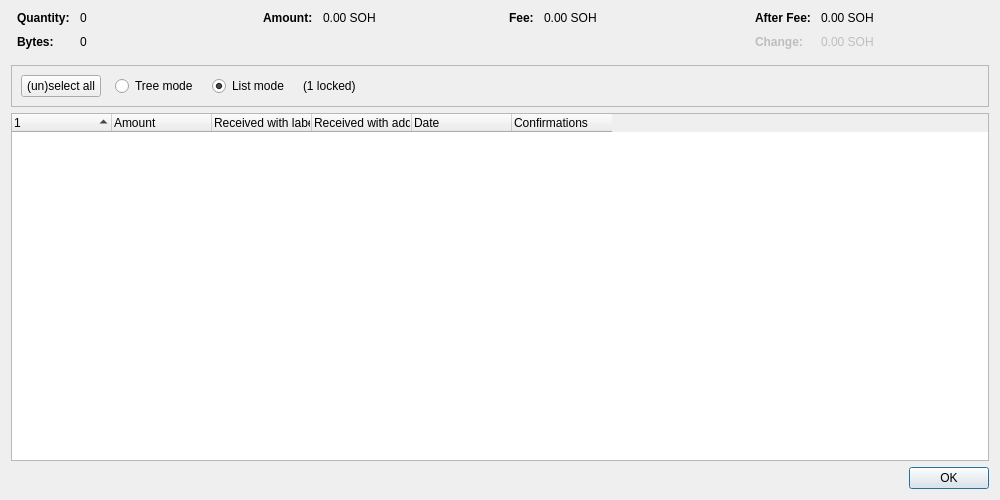
<?xml version="1.0" encoding="UTF-8"?>
<ui version="4.0">
 <class>CoinControlDialog</class>
 <widget class="QDialog" name="CoinControlDialog">
  <property name="geometry">
   <rect>
    <x>0</x>
    <y>0</y>
    <width>1000</width>
    <height>500</height>
   </rect>
  </property>
  <property name="windowTitle">
   <string>Coin Selection</string>
  </property>
  <layout class="QVBoxLayout" name="verticalLayout">
   <item>
    <layout class="QHBoxLayout" name="horizontalLayoutTop" stretch="0,0,0,0">
     <property name="topMargin">
      <number>0</number>
     </property>
     <property name="bottomMargin">
      <number>10</number>
     </property>
     <item>
      <layout class="QFormLayout" name="formLayoutCoinControl1">
       <property name="labelAlignment">
        <set>Qt::AlignLeft|Qt::AlignVCenter</set>
       </property>
       <property name="horizontalSpacing">
        <number>10</number>
       </property>
       <property name="verticalSpacing">
        <number>10</number>
       </property>
       <property name="leftMargin">
        <number>6</number>
       </property>
       <property name="rightMargin">
        <number>6</number>
       </property>
       <item row="0" column="0">
        <widget class="QLabel" name="labelCoinControlQuantityText">
         <property name="font">
          <font>
           <weight>75</weight>
           <bold>true</bold>
          </font>
         </property>
         <property name="text">
          <string>Quantity:</string>
         </property>
        </widget>
       </item>
       <item row="0" column="1">
        <widget class="QLabel" name="labelCoinControlQuantity">
         <property name="cursor">
          <cursorShape>IBeamCursor</cursorShape>
         </property>
         <property name="contextMenuPolicy">
          <enum>Qt::ActionsContextMenu</enum>
         </property>
         <property name="text">
          <string notr="true">0</string>
         </property>
         <property name="textInteractionFlags">
          <set>Qt::LinksAccessibleByMouse|Qt::TextSelectableByKeyboard|Qt::TextSelectableByMouse</set>
         </property>
        </widget>
       </item>
       <item row="1" column="0">
        <widget class="QLabel" name="labelCoinControlBytesText">
         <property name="font">
          <font>
           <weight>75</weight>
           <bold>true</bold>
          </font>
         </property>
         <property name="text">
          <string>Bytes:</string>
         </property>
        </widget>
       </item>
       <item row="1" column="1">
        <widget class="QLabel" name="labelCoinControlBytes">
         <property name="cursor">
          <cursorShape>IBeamCursor</cursorShape>
         </property>
         <property name="contextMenuPolicy">
          <enum>Qt::ActionsContextMenu</enum>
         </property>
         <property name="text">
          <string notr="true">0</string>
         </property>
         <property name="textInteractionFlags">
          <set>Qt::LinksAccessibleByMouse|Qt::TextSelectableByKeyboard|Qt::TextSelectableByMouse</set>
         </property>
        </widget>
       </item>
      </layout>
     </item>
     <item>
      <layout class="QFormLayout" name="formLayoutCoinControl2">
       <property name="horizontalSpacing">
        <number>10</number>
       </property>
       <property name="verticalSpacing">
        <number>10</number>
       </property>
       <property name="leftMargin">
        <number>6</number>
       </property>
       <property name="rightMargin">
        <number>6</number>
       </property>
       <item row="0" column="0">
        <widget class="QLabel" name="labelCoinControlAmountText">
         <property name="font">
          <font>
           <weight>75</weight>
           <bold>true</bold>
          </font>
         </property>
         <property name="text">
          <string>Amount:</string>
         </property>
        </widget>
       </item>
       <item row="0" column="1">
        <widget class="QLabel" name="labelCoinControlAmount">
         <property name="cursor">
          <cursorShape>IBeamCursor</cursorShape>
         </property>
         <property name="contextMenuPolicy">
          <enum>Qt::ActionsContextMenu</enum>
         </property>
         <property name="text">
          <string notr="true">0.00 SOH</string>
         </property>
         <property name="textInteractionFlags">
          <set>Qt::LinksAccessibleByMouse|Qt::TextSelectableByKeyboard|Qt::TextSelectableByMouse</set>
         </property>
        </widget>
       </item>
      </layout>
     </item>
     <item>
      <layout class="QFormLayout" name="formLayoutCoinControl3">
       <property name="horizontalSpacing">
        <number>10</number>
       </property>
       <property name="verticalSpacing">
        <number>10</number>
       </property>
       <property name="leftMargin">
        <number>6</number>
       </property>
       <property name="rightMargin">
        <number>6</number>
       </property>
       <item row="0" column="0">
        <widget class="QLabel" name="labelCoinControlFeeText">
         <property name="font">
          <font>
           <weight>75</weight>
           <bold>true</bold>
          </font>
         </property>
         <property name="text">
          <string>Fee:</string>
         </property>
        </widget>
       </item>
       <item row="0" column="1">
        <widget class="QLabel" name="labelCoinControlFee">
         <property name="cursor">
          <cursorShape>IBeamCursor</cursorShape>
         </property>
         <property name="contextMenuPolicy">
          <enum>Qt::ActionsContextMenu</enum>
         </property>
         <property name="text">
          <string notr="true">0.00 SOH</string>
         </property>
         <property name="textInteractionFlags">
          <set>Qt::LinksAccessibleByMouse|Qt::TextSelectableByKeyboard|Qt::TextSelectableByMouse</set>
         </property>
        </widget>
       </item>
      </layout>
     </item>
     <item>
      <layout class="QFormLayout" name="formLayoutCoinControl4">
       <property name="labelAlignment">
        <set>Qt::AlignLeft|Qt::AlignVCenter</set>
       </property>
       <property name="horizontalSpacing">
        <number>10</number>
       </property>
       <property name="verticalSpacing">
        <number>10</number>
       </property>
       <property name="leftMargin">
        <number>6</number>
       </property>
       <property name="rightMargin">
        <number>6</number>
       </property>
       <item row="0" column="0">
        <widget class="QLabel" name="labelCoinControlAfterFeeText">
         <property name="font">
          <font>
           <weight>75</weight>
           <bold>true</bold>
          </font>
         </property>
         <property name="text">
          <string>After Fee:</string>
         </property>
        </widget>
       </item>
       <item row="0" column="1">
        <widget class="QLabel" name="labelCoinControlAfterFee">
         <property name="cursor">
          <cursorShape>IBeamCursor</cursorShape>
         </property>
         <property name="contextMenuPolicy">
          <enum>Qt::ActionsContextMenu</enum>
         </property>
         <property name="text">
          <string notr="true">0.00 SOH</string>
         </property>
         <property name="textInteractionFlags">
          <set>Qt::LinksAccessibleByMouse|Qt::TextSelectableByKeyboard|Qt::TextSelectableByMouse</set>
         </property>
        </widget>
       </item>
       <item row="1" column="0">
        <widget class="QLabel" name="labelCoinControlChangeText">
         <property name="enabled">
          <bool>false</bool>
         </property>
         <property name="font">
          <font>
           <weight>75</weight>
           <bold>true</bold>
          </font>
         </property>
         <property name="text">
          <string>Change:</string>
         </property>
        </widget>
       </item>
       <item row="1" column="1">
        <widget class="QLabel" name="labelCoinControlChange">
         <property name="enabled">
          <bool>false</bool>
         </property>
         <property name="cursor">
          <cursorShape>IBeamCursor</cursorShape>
         </property>
         <property name="contextMenuPolicy">
          <enum>Qt::ActionsContextMenu</enum>
         </property>
         <property name="text">
          <string notr="true">0.00 SOH</string>
         </property>
         <property name="textInteractionFlags">
          <set>Qt::LinksAccessibleByMouse|Qt::TextSelectableByKeyboard|Qt::TextSelectableByMouse</set>
         </property>
        </widget>
       </item>
      </layout>
     </item>
    </layout>
   </item>
   <item>
    <widget class="QFrame" name="frame">
     <property name="minimumSize">
      <size>
       <width>0</width>
       <height>40</height>
      </size>
     </property>
     <property name="frameShape">
      <enum>QFrame::StyledPanel</enum>
     </property>
     <property name="frameShadow">
      <enum>QFrame::Sunken</enum>
     </property>
     <layout class="QHBoxLayout" name="horizontalLayout">
      <item>
       <layout class="QHBoxLayout" name="horizontalLayoutPanel" stretch="0,0,0,0,0">
        <property name="spacing">
         <number>14</number>
        </property>
        <item>
         <widget class="QPushButton" name="pushButtonSelectAll">
          <property name="sizePolicy">
           <sizepolicy hsizetype="Maximum" vsizetype="Fixed">
            <horstretch>0</horstretch>
            <verstretch>0</verstretch>
           </sizepolicy>
          </property>
          <property name="text">
           <string>(un)select all</string>
          </property>
          <property name="autoDefault">
           <bool>false</bool>
          </property>
         </widget>
        </item>
        <item>
         <widget class="QRadioButton" name="radioTreeMode">
          <property name="sizePolicy">
           <sizepolicy hsizetype="Maximum" vsizetype="Fixed">
            <horstretch>0</horstretch>
            <verstretch>0</verstretch>
           </sizepolicy>
          </property>
          <property name="text">
           <string>Tree mode</string>
          </property>
         </widget>
        </item>
        <item>
         <widget class="QRadioButton" name="radioListMode">
          <property name="sizePolicy">
           <sizepolicy hsizetype="Maximum" vsizetype="Fixed">
            <horstretch>0</horstretch>
            <verstretch>0</verstretch>
           </sizepolicy>
          </property>
          <property name="text">
           <string>List mode</string>
          </property>
          <property name="checked">
           <bool>true</bool>
          </property>
         </widget>
        </item>
        <item>
         <widget class="QLabel" name="labelLocked">
          <property name="text">
           <string notr="true">(1 locked)</string>
          </property>
         </widget>
        </item>
        <item>
         <spacer name="horizontalSpacer">
          <property name="orientation">
           <enum>Qt::Horizontal</enum>
          </property>
          <property name="sizeHint" stdset="0">
           <size>
            <width>40</width>
            <height>20</height>
           </size>
          </property>
         </spacer>
        </item>
       </layout>
      </item>
     </layout>
    </widget>
   </item>
   <item>
    <widget class="CoinControlTreeWidget" name="treeWidget">
     <property name="contextMenuPolicy">
      <enum>Qt::CustomContextMenu</enum>
     </property>
     <property name="sortingEnabled">
      <bool>false</bool>
     </property>
     <property name="columnCount">
      <number>6</number>
     </property>
     <attribute name="headerShowSortIndicator" stdset="0">
      <bool>true</bool>
     </attribute>
     <attribute name="headerStretchLastSection">
      <bool>false</bool>
     </attribute>
     <column>
      <property name="text">
       <string/>
      </property>
     </column>
     <column>
      <property name="text">
       <string>Amount</string>
      </property>
     </column>
     <column>
      <property name="text">
       <string>Received with label</string>
      </property>
     </column>
     <column>
      <property name="text">
       <string>Received with address</string>
      </property>
     </column>
     <column>
      <property name="text">
       <string>Date</string>
      </property>
     </column>
     <column>
      <property name="text">
       <string>Confirmations</string>
      </property>
      <property name="toolTip">
       <string>Confirmed</string>
      </property>
     </column>
     <column>
      <property name="text">
       <string/>
      </property>
     </column>
     <column>
      <property name="text">
       <string/>
      </property>
     </column>
     <column>
      <property name="text">
       <string/>
      </property>
     </column>
     <column>
      <property name="text">
       <string/>
      </property>
     </column>
    </widget>
   </item>
   <item>
    <widget class="QDialogButtonBox" name="buttonBox">
     <property name="orientation">
      <enum>Qt::Horizontal</enum>
     </property>
     <property name="standardButtons">
      <set>QDialogButtonBox::Ok</set>
     </property>
    </widget>
   </item>
  </layout>
 </widget>
 <customwidgets>
  <customwidget>
   <class>CoinControlTreeWidget</class>
   <extends>QTreeWidget</extends>
   <header>qt/coincontroltreewidget.h</header>
  </customwidget>
 </customwidgets>
 <resources/>
 <connections/>
</ui>
